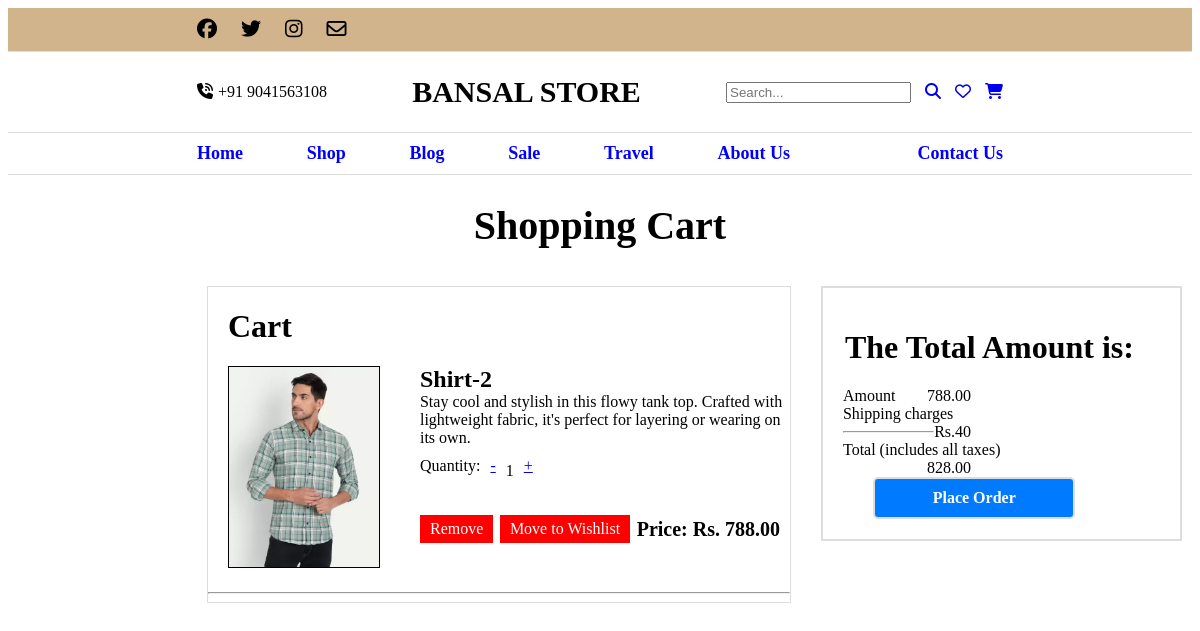
The app's page /cart (signed in) with its own data.
### bansalstore/models.py (models this page shows, shortened)
class CartItem(models.Model):
    product = models.ForeignKey(Product,on_delete=models.CASCADE)
    qunatity = models.PositiveIntegerField(default=0)
    user = models.ForeignKey(User,on_delete = models.CASCADE)
    date_added = models.DateTimeField(auto_now_add = True)

class Product(models.Model):
    name = models.CharField(max_length=255)
    description = models.TextField()
    price = models.DecimalField(max_digits=10, decimal_places=2)
    brand = models.CharField(max_length=200,null=True)
    category = models.ForeignKey(Category, on_delete=models.CASCADE, related_name='products')
    image = models.ImageField(upload_to='product_images/', blank=True, null=True)

### bansalstore/views.py (the view)
# urls.py: path('cart',views.cart,name='cart'),
def cart(request):
    cart_items = CartItem.objects.filter(user = request.user)
    amount = sum(item.product.price*item.qunatity for item in cart_items)
    total_price = amount+40
    return render(request,'cart3.html',{'cart_items':cart_items,'total_price':total_price,"amount":amount})

### bansalstore/context_processors.py (called while the page is built)
def categories_processor(request):
    categories = Category.objects.all()
    return {'categories': categories}

### templates/cart3.html
{%extends '1.html'%}
{%load static%}
{%block main-content%}
  <div class="shop-heading">
    <center>
        <h1 style="font-size: 40px">Shopping Cart</h1>
    </center>
    <div class="shop-container">
        <div class="shop-cart-section">
            <h1 style="padding: 0 20px">Cart</h1>
            <div class="shop-products-wrapper">
                {%for item in cart_items%}
                <div class="shop-product">
                    <div class="shop-product-image">
                        <img src="{{item.product.image.url}}" alt="Image of a shirt" height="200px">
                    </div>
                    <div class="shop-product-details">
                        <h2>{{item.product.name}}</h2>
                        <p>{{item.product.description}}</p>
                        <div class="shop-quantity-container">
                            <p>Quantity:</p>
                            <a href="{% url 'decrease_quantity' item.id %}" id="decrease-quantity">-</a>
                            <span id="quantity">{{item.qunatity}}</span>
                            <a href="{% url 'increase_quantity' item.id %}" id="increase-quantity">+</a>
                        </div>
                        <div class="shop-remove-price-container">
                            <a href="{% url 'remove_items' item.id %}" class="shop-remove-button" id="remove-item">Remove</a>
                            <a href="{% url 'move_to_wishlist' item.id %}" class="shop-remove-button" id="whislist-item">Move to Wishlist</a>
                            <p>Price: Rs. {{item.product.price}}</p>
            </div>
          </div>
      </div>
    <hr>
    {% empty %}
    <p style = 'font-size:35px'>Your cart is empty.</p>
{% endfor %}
        </div>
      </div>
      {% if cart_items %}
      <div class="shop-summary">
        <h1>The Total Amount is:</h1>
        <ul>
            <li>Amount <span class="currency" style="float: right; margin-right: 5cm;">{{amount}}</span></li>
            <li>Shipping charges <span class="currency" style="float: right; margin-right: 5cm;">Rs.40</span></li>
            <hr>
            <li>Total (includes all taxes) <span class="currency" style="float: right; margin-right: 5cm;">{{total_price}} </span></li>
        </ul>
        <a href="{% url 'checkout' %}" class="shop-summary btn.btn-primary">Place Order</a>
    </div>
    {% endif %}
</div>
</div>
{%endblock%}

### static/css/cart2.css (style rules this page uses)
.shop-container { display: flex; justify-content: space-between; padding: 10px; }
.shop-container .shop-cart-section { margin-left: 5cm; border: 1px solid #ddd; }
.shop-cart-section { width: 50%; margin-right: auto; margin-left: auto; }
.shop-product { display: flex; justify-content: space-between; gap: 40px; margin-left: 20px; margin-bottom: 20px; }
.shop-product-image img { height: 200px; width: auto; border: 1px solid black; }
.shop-product-details h2 { margin: 0; margin-right: 0.5cm; }
.shop-product-details p { margin: 0; }
.shop-quantity-container { display: flex; margin-top: 10px; }
.shop-quantity-container p { margin-right: 10px; }
.shop-quantity-container span { font-size: 16px; padding: 5px 10px; }
.shop-remove-price-container { display: flex; justify-content: space-between; align-items: center; margin-top: 30px; }
.shop-remove-button { padding: 5px 10px; color: white; background-color: #ff0000; text-decoration: none; cursor: pointer; }
.shop-remove-price-container p { margin: 0; margin-right: 10px; }
.shop-summary { flex: 1.2; height: 30%; margin-left: 30px; margin-right: auto; border: 2px solid #ddd; padding: 20px; width: 50%; }
ul { list-style:none; padding:0px; }
.shop-container .shop-summary h1 { margin-left: 2px; }
.shop-container .shop-summary a { display: inline-block; padding: 10px 20px; background-color: #007bff; color: white; text-decoration: none; border-radius: 5px; text-align: center; font-weight: bold; }
.shop-remove-price-container p { font-weight: bold; font-size: 20px; }

### records on screen
CartItem: product.image (picture), product.name "Shirt-2", product.description "Stay cool and stylish in this flowy tank top. Crafted with lightweight fabric, it's perfect for layering or wearing on its own.", qunatity "1", product.price "788.00"

### other values on screen
{{ amount }} "788.00"
{{ total_price }} "828.00"
